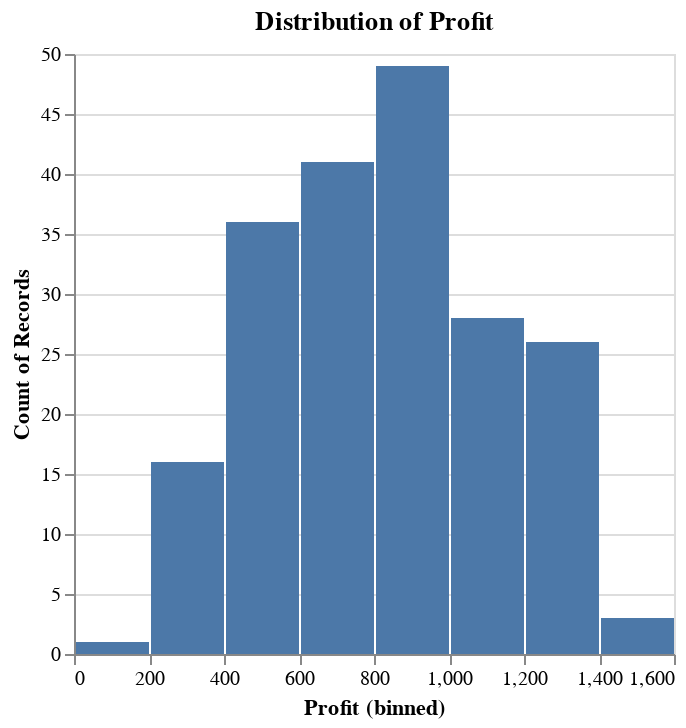

Notebook code for this chart:
### Code cell
alt.Chart(df).mark_bar().encode(
    alt.X("Profit", bin= True),
    y = "count()"
).properties(
    title = "Distribution of Profit"
)

### Figure 1 — Vega-Lite specification as saved in the notebook (floating-point values rounded to 4 significant figures; data arrays with more than 128 entries replaced by an {"elided": "..."} marker saying what was removed)
{"config": {"view": {"continuousWidth": 300, "continuousHeight": 300}}, "data": {"name": "data-64a3b8363bd99771c7847850f4766f05"}, "mark": {"type": "bar"}, "encoding": {"x": {"bin": true, "field": "Profit", "type": "quantitative"}, "y": {"aggregate": "count", "type": "quantitative"}}, "title": "Distribution of Profit", "$schema": "https://vega.github.io/schema/vega-lite/v5.20.1.json", "datasets": {"data-64a3b8363bd99771c7847850f4766f05": {"elided": "200 records"}}}
